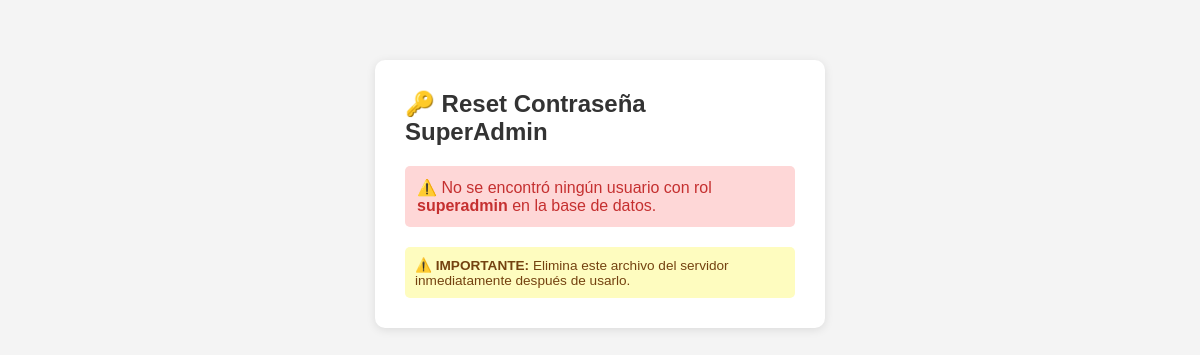
Before: /reset_password.php with the older database file.
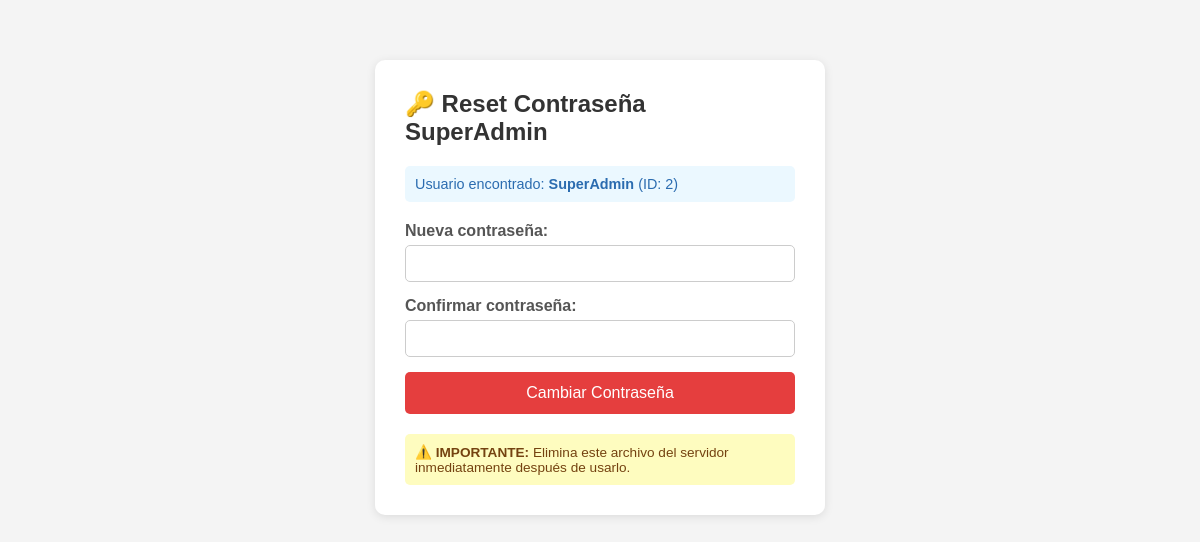
After: the same page with the newer database file.
### tables this page shows
CREATE TABLE IF NOT EXISTS users (
    id INT AUTO_INCREMENT PRIMARY KEY,
    username VARCHAR(50) UNIQUE NOT NULL,
    password VARCHAR(255) NOT NULL,
    role ENUM('admin', 'superadmin') DEFAULT 'admin',
    created_at TIMESTAMP DEFAULT CURRENT_TIMESTAMP
);

### reset_password.php (the view, shortened to what this page needs)
<?php
require_once 'db.php';
$stmt = $pdo->query("SELECT id, username FROM users WHERE role = 'superadmin' LIMIT 1");
$superadmin = $stmt->fetch();
?>
<!DOCTYPE html>
<html lang="es">
<head>
</head>
<body>
    <div class="card">
        <h2>🔑 Reset Contraseña SuperAdmin</h2>
        <?php if ($superadmin): ?>
            <div class="info">Usuario encontrado: <strong>
                    <?= htmlspecialchars($superadmin['username']) ?>
                </strong> (ID:
                <?= $superadmin['id'] ?>)
            </div>
        <?php else: ?>
            <div class="error">⚠️ No se encontró ningún usuario con rol <strong>superadmin</strong> en la base de datos.
            </div>
        <?php endif; ?>
        <?php if ($superadmin): ?>
            <form method="POST">
                <label>Nueva contraseña:</label>
                <input type="password" name="password" required minlength="6">
                <label>Confirmar contraseña:</label>
                <input type="password" name="confirmar" required minlength="6">
                <button type="submit">Cambiar Contraseña</button>
            </form>
        <?php endif; ?>
        <div class="warning">⚠️ <strong>IMPORTANTE:</strong> Elimina este archivo del servidor inmediatamente después de
            usarlo.</div>
    </div>
</body>
</html>

Changed rows visible on the page:
added users: username "SuperAdmin", id "2"
Other visible differences:
text no longer shown: "⚠️ No se encontró ningún usuario con rol superadmin en la base de datos."
text now shown: "Usuario encontrado: (ID: ) Nueva contraseña: Confirmar contraseña: Cambiar Contraseña"
